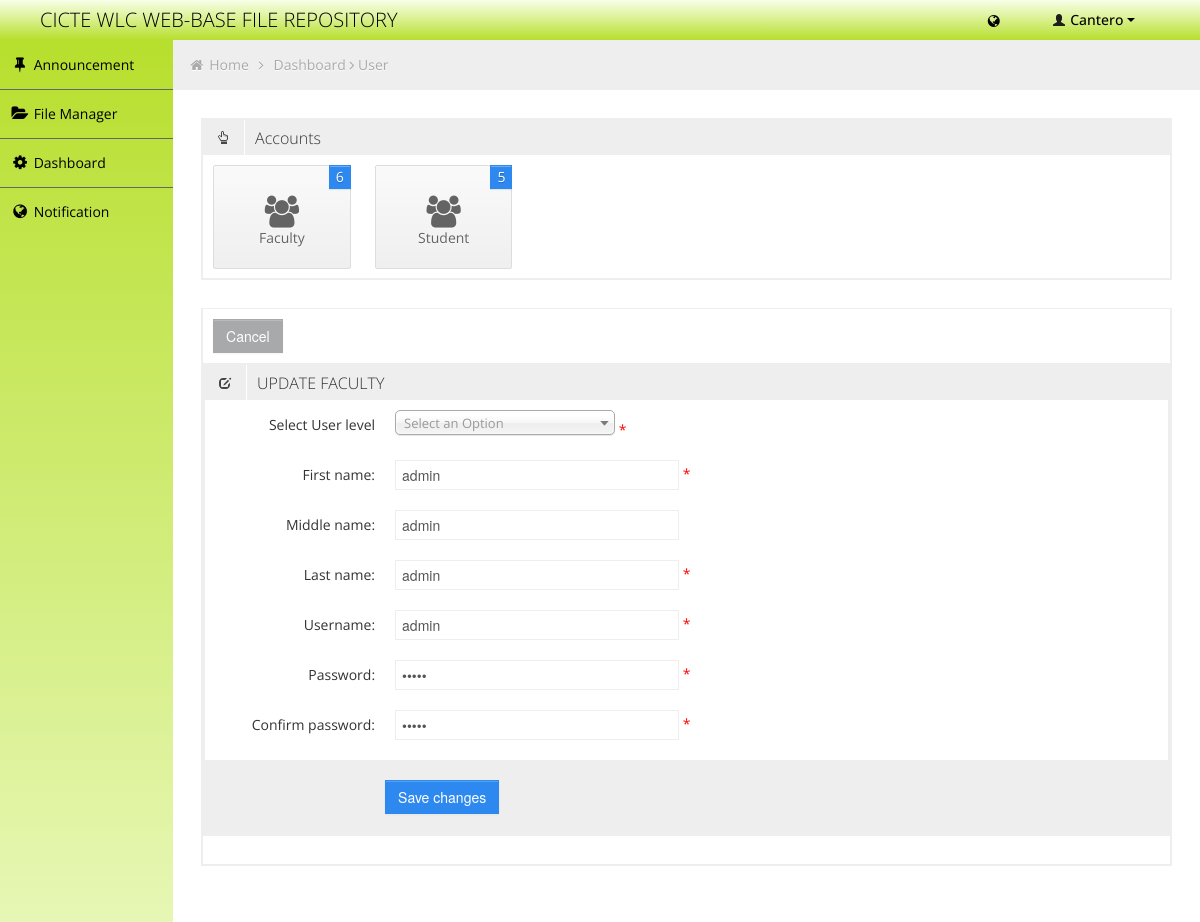
/user.php?user=edit_faculty&&id=1 (signed in), run on the app's committed database.
### tables this page shows
CREATE TABLE `fr_staff` (
  `id` int(11) NOT NULL auto_increment,
  `user_id` int(11) NOT NULL,
  `FirstN` varchar(50) NOT NULL,
  `LastN` varchar(50) NOT NULL,
  `midN` varchar(50) NOT NULL,
  PRIMARY KEY  (`id`)
);

CREATE TABLE `fr_user` (
  `id` int(11) NOT NULL auto_increment,
  `username` varchar(50) NOT NULL,
  `password` varchar(50) NOT NULL,
  `UserLvl` int(11) NOT NULL,
  `status` enum('online','pending','offline') NOT NULL default 'pending',
  `last_login_date` datetime NOT NULL,
  `last_logout_date` datetime NOT NULL,
  `activate` int(11) NOT NULL default '1',
  PRIMARY KEY  (`id`)
);

### Forms/edit_faculty_form.php (the view, shortened to what this page needs)
<?php
$result = mysql_query("SELECT fr_user.*,position.*,fr_staff.* FROM fr_user,position,fr_staff WHERE fr_user.UserLvl > 1 AND fr_user.UserLvl = position.UserLvl AND fr_user.id = fr_staff.user_id AND fr_user.id = '".$_GET['id']."'") or die ("Admin :". mysql_error());
$row = mysql_fetch_array($result);
?>
<div class="box-content">
 <a href="user.php?faculty=true&&cancel=true"><button class="btn">Cancel</button></a>
</div>
<div class="row-fluid sortable">
<div class="box span12">
	<div class="box-header" data-original-title>
		<h2><i class="halflings-icon edit"></i><span class="break"></span>UPDATE FACULTY</h2>
	</div>
	<div class="box-content">
			<form method="post" action="Forms/process_edit.php?faculty=faculty" class="form-horizontal">
				   <div class="control-group">
					<label class="control-label" for="selectError">Select User level</label>
					<div class="controls">
					  <font style="color:red;"> *</font>
					</div>
				  </div>
				  <div class="control-group">
					<label class="control-label" for="focusedInput">First name:</label>
					<div class="controls">
					  <input name="Fname" placeholder="First Name" class="input-xlarge focused" id="focusedInput" type="text" value="<?php if(isset($_SESSION['fname'])) { echo $_SESSION['fname']; } else { echo $row['FirstN']; }  ?>" required><font style="color:red;" > *</font>
					</div>
				  </div>
				  <div class="control-group">
					<label class="control-label" for="focusedInput">Middle name:</label>
					<div class="controls">
					  <input name="Mname" placeholder="Middle Name" class="input-xlarge focused" id="focusedInput" type="text" value="<?php if(isset($_SESSION['mname'])) { echo $_SESSION['mname']; } else { echo $row['midN'];; } ?>" >
					</div>
				  </div>
				  <div class="control-group">
					<label class="control-label" for="focusedInput">Last name:</label>
					<div class="controls">
					  <input name="Lname" placeholder="Last Name" class="input-xlarge focused" id="focusedInput" type="text" value="<?php if(isset($_SESSION['lname'])) { echo $_SESSION['lname']; } else { echo $row['LastN']; }  ?>" required><font style="color:red;" > *</font>
					</div>
				  </div>
				  <div class="control-group">
					<label class="control-label" for="focusedInput">Username:</label>
					<div class="controls">
					  <input name="uname" placeholder="Username" class="input-xlarge focused" id="focusedInput" type="text" value="<?php if(isset($_SESSION['uname'])) { echo $_SESSION['uname']; } else { if(isset($_SESSION['UFail'])) { echo ""; } else { echo $row['username']; } }  ?>" required><font style="color:red;" > *</font>
					</div>
				  </div>
				  <div class="control-group">
					<label class="control-label" for="focusedInput">Password:</label>
					<div class="controls">
					  <input name="pass" placeholder="Password" class="input-xlarge focused" id="focusedInput" type="password" value="<?php if(isset($_SESSION['pass'])) { echo $_SESSION['pass']; } else { echo $row['password']; }  ?>" required><font style="color:red;" > *</font>
					</div>
				  </div>
				  <div class="control-group">
					<label class="control-label" for="focusedInput">Confirm password:</label>
					<div class="controls">
					  <input name="repass" placeholder="Confirm password" class="input-xlarge focused" id="focusedInput" type="password" value="<?php if(isset($_SESSION['pass'])) { echo $_SESSION['pass']; } else { echo $row['password']; } ?>" required><font style="color:red;" > *</font>
					</div>
				  </div>
				  <div class="form-actions">
					<button type="submit" class="btn btn-primary" name="submit">Save changes</button>
				  </div>
			</form>
		</div>
		</div>
	</div>
</div>

### php/header.php (shortened to what this page needs)
<?php
		if($_SESSION['UserLvl'] == 1)
		{
			$result1 = mysql_query("SELECT * FROM fr_stud WHERE user_id = '".$_SESSION['user_id']."'");
			$row1 = mysql_fetch_array($result1);
			$name = $row1['FName'];
			$lname = $row1['LName'];
		}
		else  if($_SESSION['UserLvl'] >= 3)
		{
			$result1 = mysql_query("SELECT * FROM fr_staff WHERE user_id = '".$_SESSION['user_id']."'");
			$row1 = mysql_fetch_array($result1);
			$name = $row1['FirstN'];
		}
?>
<div class="navbar">
	<div class="navbar-inner">
		<div class="container-fluid">
			<a class="brand" href=""><span>CICTE WLC WEB-BASE FILE REPOSITORY</span></a>
			<div class="nav-no-collapse header-nav">
				<ul class="nav pull-right">
					<li class="dropdown hidden-phone">
								<a class="btn dropdown-toggle" data-toggle="dropdown" href="#">
										<i class="icon-globe"></i>
								</a>
					</li>
					<li class="dropdown">
						<a class="btn dropdown-toggle" data-toggle="dropdown" href="#">
							<i class="halflings-icon white user"></i> <?php echo $name; ?>
							<span class="caret"></span>
						</a>
					</li>
				</ul>
			</div>
		</div>
	</div>
</div>

### css/style.css (style rules this page uses)
body { background: #F5F5F5; color: #333; border: none; font-family: 'Open Sans', sans-serif; font-weight: 400; }
a { color: #000; }
h2 { font-size: 16px; line-height: 16px; }
.navbar { margin-bottom: 0px; }
.navbar-inner { margin-bottom: 0px; min-height: 40px; padding-right: 20px; padding-left: 20px; background: rgb(248,255,232); background: -moz-linear-gradient(top, rgba(248,255,232,1) 0%, rgba(227,245,171,1) 33%, rgba(183,223,45,1) 100%); background: -webkit-gradient(linear, left top, left bottom, color-stop(0%,rgba(248,255,232,1)), color-stop(33%,rgba(227,245,171,1)), color-stop(100%,rgba(183,223,45,1))); background: -webkit-linear-gradient(top, rgba(248,255,232,1) 0%,rgba(227,245,171,1) 33%,rgba(183,223,45,1) 100%); background: -o-linear-gradient(top, rgba(248,255,232,1) 0%,rgba(227,245,171,1) 33%,rgba(183,223,45,1) 100%); background: -ms-linear-gradient(top, rgba(248,255,232,1) 0%,rgba(227,245,171,1) 33%,rgba(183,223,45,1) 100%); background: linear-gradient(to bottom, rgba(248,255,232,1) 0%,rgba(227,245,171,1) 33%,rgba(183,223,45,1) 100%); filter: progid:DXImageTransform.Microsoft.gradient( startColorstr='#f8ffe8', endColorstr='#b7df2d',GradientType=0 ); filter: none; text-shadow: 1px 1px 1px #0a0c0e; border: none; color: #fff; -webkit-border-radius: 0px; -moz-border-radius: 0px; border-radius: 0px; *zoom: 1; box-shadow:0px 0px 10px 1px rgba(0,0,0,.5); }
.navbar-inner a { color: #7b7b7b; text-shadow: 0 -1px 1px #0b090a; }
.navbar-inner a i { margin-top: 2px; }
a.brand span { color: #000; text-shadow: none; }
.header-nav { padding: 0px; color: #fff !important; background: #000 !important; }
.header-nav .nav { margin: 0px; }
.header-nav .btn { display: inline-block; padding: 21px 20px; margin-top: 0px; margin-left: 0px; font-size: 14px; line-height: 20px; text-align: center; text-shadow: none; vertical-align: middle; cursor: pointer; background: transparent; border-left: none; border-right: none; border-top: 0px; border-bottom: 0px; -webkit-border-radius: 0px; -moz-border-radius: 0px; border-radius: 0px; -webkit-box-shadow: none !important; -moz-box-shadow: none !important; box-shadow: none !important; }
.header-nav a.btn { color: #000 !important; text-shadow: none !important; padding: 10px 25px !important; }
.header-nav .btn .caret { border-top-color: #000 !important; border-bottom-color: #000 !important; }
.box { border: 2px solid #eee; background: #fff !important; margin-bottom: 28px; }
.box-header { height: 16px; font-size: 16px; line-height: 16px; padding: 10px; background: #eee; -webkit-box-shadow: none; -moz-box-shadow: none; box-shadow: none; overflow: hidden; }
.box-header h2 { float:left; margin-top: 0px; font-weight: 300; }
.box-header h2 i { margin: 0px 3px 0px 4px; opacity: .8; filter: alpha(opacity=80); -ms-filter:"progid:DXImageTransform.Microsoft.Alpha(Opacity=80)"; }
.box-content { position: relative; z-index: 50; margin-top: -1px; padding: 10px; background: #fff; }
.form-actions { padding: 19px 20px 20px; margin: 20px -10px -30px -10px; background-color: #eee; border-top: 1px solid #eee; *zoom: 1; }
.form-actions:before, .form-actions:after { display: table; line-height: 0; content: ""; }
.form-actions:after { clear: both; }
.btn { display: inline-block; padding: 6px 12px; margin-bottom: 0; font-size: 14px; font-weight: 500; line-height: 20px; text-align: center; white-space: nowrap; vertical-align: middle; cursor: pointer; border: 1px solid #a7a9aa; -webkit-border-radius: 0px !important; border-radius: 0px !important; }
.btn i { margin-top: 2px; }
.btn { color: #ffffff; background-color: #a7a9aa; border-color: #a7a9aa; background-image: none; filter: none; text-shadow: none; }
.btn-primary { background-color: #2D89EF; border-color: #2D89EF; }

### css/halflings.css (style rules this page uses)
html, html .halflings { -webkit-font-smoothing: antialiased !important; }
.halflings-icon { display: inline-block; width: 14px; height: 14px; line-height: 14px; vertical-align: text-top; background-image: url(../img/glyphicons_halflings.svg); background-position: 0 0; background-repeat: no-repeat; vertical-align: top; *display: inline; *zoom: 1; *margin-right: .3em; }
.halflings-icon.user { background-position: -168px 0; }
.halflings-icon.edit { background-position: -96px -72px; }

### data on the page
fr_staff: FirstN "Cantero"
fr_user: Fname "admin", Mname "admin", Lname "admin", uname "admin"

### other printed values
mysql_num_rows($result) "6"
mysql_num_rows($result) "5"
